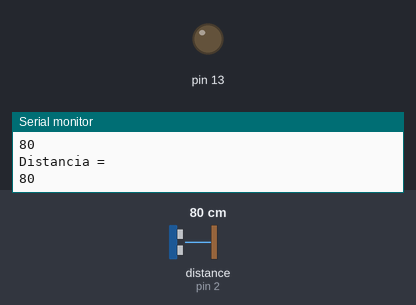
Simulated run of this sketch. Board: Arduino Uno, built with avr-gcc and run on an emulated ATmega328P. On the bench: output pins drawn as LEDs (lit = HIGH), the last lines printed to the serial monitor. Wiring (inferred from the names in the program): ultrasonic range finder: trigger pin 3; echo pin 2. The inputs (shaded band) are chosen by the test bench; at power-on: distance to the obstacle (sensor on pin 2) 80 cm. The echo pulse lasts 58.3 µs per cm; pins used as bus, display or sensor lines are not drawn.

Above: at 1.3 s.
1.4 s: distance to the obstacle (sensor on pin 2) set to 19 cm
3.2 s: distance to the obstacle (sensor on pin 2) set to 15 cm
At 5.5 s:
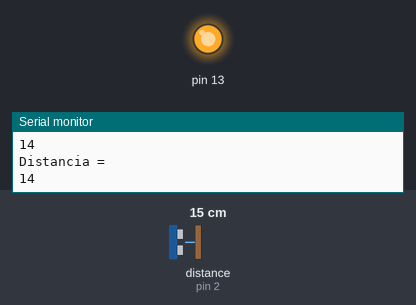
Timing chart, 0 to 7.0 s (numbered marks = the images above; inputs shaded):
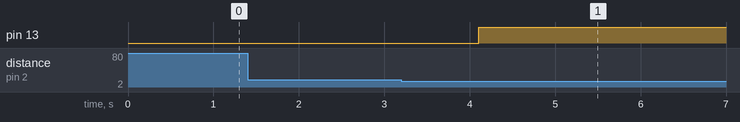

The sketch:

prueba_de_sc04.ino
```cpp
#include <Ping.h>
int pecho = 2;            // define el pin 2 como (pecho) para el Ultrasonido
int ptrig = 3;            // define el pin 3 como (ptrig) para el Ultrasonido
int duracion, distancia;  // para Calcular distacia

void setup()  {
  Serial.begin (9600);    // inicia el puerto serial para comunicacion con el Bluetooth
 pinMode(pecho, INPUT);   // define el pin 2 como entrada (pecho)
  pinMode(ptrig,OUTPUT);   // define el pin 3 como salida  (ptrig)
  pinMode(13,OUTPUT);


}
void loop()  {

  digitalWrite(ptrig, HIGH);   // genera el pulso de trigger por 10us
     delay(0.01);
     digitalWrite(ptrig, LOW);

     duracion = pulseIn(pecho, HIGH);              // Lee el tiempo del Echo
     distancia = (duracion/2) / 29;            // calcula la distancia en centimetros
     delay(10);
     Serial.println ("Distancia = ");
     Serial.println (distancia);
     delay (500);
  if (distancia <= 15 && distancia >=2){
    digitalWrite(13,HIGH);

  }
}
```

Measured:
- the behaviour switches between 17 and 16 cm on distance to the obstacle (sensor on pin 2) (found by bisection; images 0 and 1)
- after the input at 3.2 s, pin 13: LOW → HIGH after 0.91 s
